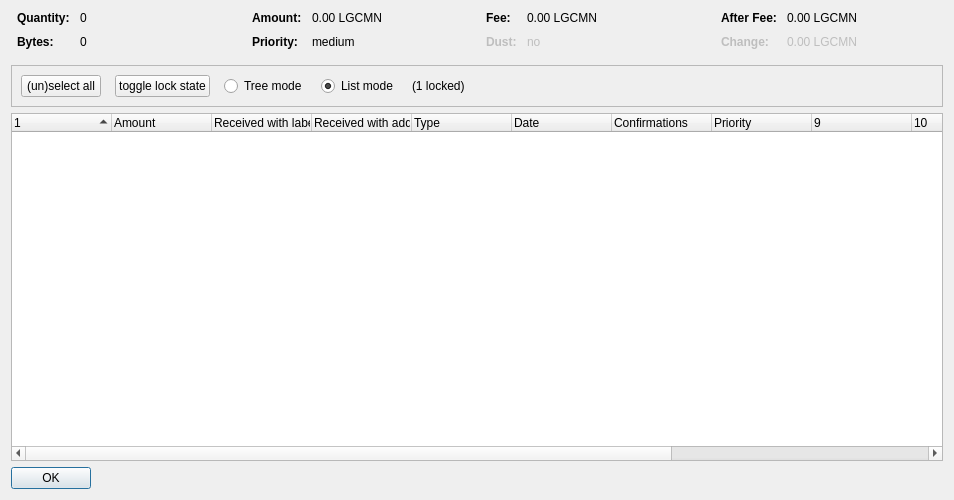
<?xml version="1.0" encoding="UTF-8"?>
<ui version="4.0">
 <class>CoinControlDialog</class>
 <widget class="QDialog" name="CoinControlDialog">
  <property name="geometry">
   <rect>
    <x>0</x>
    <y>0</y>
    <width>954</width>
    <height>500</height>
   </rect>
  </property>
  <property name="windowTitle">
   <string>Coin Selection</string>
  </property>
  <layout class="QVBoxLayout" name="verticalLayout">
   <item>
    <layout class="QHBoxLayout" name="horizontalLayoutTop" stretch="0,0,0,0">
     <property name="topMargin">
      <number>0</number>
     </property>
     <property name="bottomMargin">
      <number>10</number>
     </property>
     <item>
      <layout class="QFormLayout" name="formLayoutCoinControl1">
       <property name="horizontalSpacing">
        <number>10</number>
       </property>
       <property name="verticalSpacing">
        <number>10</number>
       </property>
       <property name="leftMargin">
        <number>6</number>
       </property>
       <property name="rightMargin">
        <number>6</number>
       </property>
       <item row="0" column="0">
        <widget class="QLabel" name="labelCoinControlQuantityText">
         <property name="font">
          <font>
           <weight>75</weight>
           <bold>true</bold>
          </font>
         </property>
         <property name="text">
          <string>Quantity:</string>
         </property>
        </widget>
       </item>
       <item row="0" column="1">
        <widget class="QLabel" name="labelCoinControlQuantity">
         <property name="cursor">
          <cursorShape>IBeamCursor</cursorShape>
         </property>
         <property name="contextMenuPolicy">
          <enum>Qt::ActionsContextMenu</enum>
         </property>
         <property name="text">
          <string notr="true">0</string>
         </property>
         <property name="textInteractionFlags">
          <set>Qt::LinksAccessibleByMouse|Qt::TextSelectableByKeyboard|Qt::TextSelectableByMouse</set>
         </property>
        </widget>
       </item>
       <item row="1" column="0">
        <widget class="QLabel" name="labelCoinControlBytesText">
         <property name="font">
          <font>
           <weight>75</weight>
           <bold>true</bold>
          </font>
         </property>
         <property name="text">
          <string>Bytes:</string>
         </property>
        </widget>
       </item>
       <item row="1" column="1">
        <widget class="QLabel" name="labelCoinControlBytes">
         <property name="cursor">
          <cursorShape>IBeamCursor</cursorShape>
         </property>
         <property name="contextMenuPolicy">
          <enum>Qt::ActionsContextMenu</enum>
         </property>
         <property name="text">
          <string notr="true">0</string>
         </property>
         <property name="textInteractionFlags">
          <set>Qt::LinksAccessibleByMouse|Qt::TextSelectableByKeyboard|Qt::TextSelectableByMouse</set>
         </property>
        </widget>
       </item>
      </layout>
     </item>
     <item>
      <layout class="QFormLayout" name="formLayoutCoinControl2">
       <property name="horizontalSpacing">
        <number>10</number>
       </property>
       <property name="verticalSpacing">
        <number>10</number>
       </property>
       <property name="leftMargin">
        <number>6</number>
       </property>
       <property name="rightMargin">
        <number>6</number>
       </property>
       <item row="0" column="0">
        <widget class="QLabel" name="labelCoinControlAmountText">
         <property name="font">
          <font>
           <weight>75</weight>
           <bold>true</bold>
          </font>
         </property>
         <property name="text">
          <string>Amount:</string>
         </property>
        </widget>
       </item>
       <item row="0" column="1">
        <widget class="QLabel" name="labelCoinControlAmount">
         <property name="cursor">
          <cursorShape>IBeamCursor</cursorShape>
         </property>
         <property name="contextMenuPolicy">
          <enum>Qt::ActionsContextMenu</enum>
         </property>
         <property name="text">
          <string notr="true">0.00 LGCMN</string>
         </property>
         <property name="textInteractionFlags">
          <set>Qt::LinksAccessibleByMouse|Qt::TextSelectableByKeyboard|Qt::TextSelectableByMouse</set>
         </property>
        </widget>
       </item>
       <item row="1" column="0">
        <widget class="QLabel" name="labelCoinControlPriorityText">
         <property name="font">
          <font>
           <weight>75</weight>
           <bold>true</bold>
          </font>
         </property>
         <property name="text">
          <string>Priority:</string>
         </property>
        </widget>
       </item>
       <item row="1" column="1">
        <widget class="QLabel" name="labelCoinControlPriority">
         <property name="cursor">
          <cursorShape>IBeamCursor</cursorShape>
         </property>
         <property name="contextMenuPolicy">
          <enum>Qt::ActionsContextMenu</enum>
         </property>
         <property name="text">
          <string>medium</string>
         </property>
         <property name="textInteractionFlags">
          <set>Qt::LinksAccessibleByMouse|Qt::TextSelectableByKeyboard|Qt::TextSelectableByMouse</set>
         </property>
        </widget>
       </item>
      </layout>
     </item>
     <item>
      <layout class="QFormLayout" name="formLayoutCoinControl3">
       <property name="horizontalSpacing">
        <number>10</number>
       </property>
       <property name="verticalSpacing">
        <number>10</number>
       </property>
       <property name="leftMargin">
        <number>6</number>
       </property>
       <property name="rightMargin">
        <number>6</number>
       </property>
       <item row="0" column="0">
        <widget class="QLabel" name="labelCoinControlFeeText">
         <property name="font">
          <font>
           <weight>75</weight>
           <bold>true</bold>
          </font>
         </property>
         <property name="text">
          <string>Fee:</string>
         </property>
        </widget>
       </item>
       <item row="0" column="1">
        <widget class="QLabel" name="labelCoinControlFee">
         <property name="cursor">
          <cursorShape>IBeamCursor</cursorShape>
         </property>
         <property name="contextMenuPolicy">
          <enum>Qt::ActionsContextMenu</enum>
         </property>
         <property name="text">
          <string notr="true">0.00 LGCMN</string>
         </property>
         <property name="textInteractionFlags">
          <set>Qt::LinksAccessibleByMouse|Qt::TextSelectableByKeyboard|Qt::TextSelectableByMouse</set>
         </property>
        </widget>
       </item>
       <item row="1" column="0">
        <widget class="QLabel" name="labelCoinControlLowOutputText">
         <property name="enabled">
          <bool>false</bool>
         </property>
         <property name="font">
          <font>
           <weight>75</weight>
           <bold>true</bold>
          </font>
         </property>
         <property name="text">
          <string>Dust:</string>
         </property>
        </widget>
       </item>
       <item row="1" column="1">
        <widget class="QLabel" name="labelCoinControlLowOutput">
         <property name="enabled">
          <bool>false</bool>
         </property>
         <property name="cursor">
          <cursorShape>IBeamCursor</cursorShape>
         </property>
         <property name="contextMenuPolicy">
          <enum>Qt::ActionsContextMenu</enum>
         </property>
         <property name="text">
          <string>no</string>
         </property>
         <property name="textInteractionFlags">
          <set>Qt::LinksAccessibleByMouse|Qt::TextSelectableByKeyboard|Qt::TextSelectableByMouse</set>
         </property>
        </widget>
       </item>
      </layout>
     </item>
     <item>
      <layout class="QFormLayout" name="formLayoutCoinControl4">
       <property name="horizontalSpacing">
        <number>10</number>
       </property>
       <property name="verticalSpacing">
        <number>10</number>
       </property>
       <property name="leftMargin">
        <number>6</number>
       </property>
       <property name="rightMargin">
        <number>6</number>
       </property>
       <item row="0" column="0">
        <widget class="QLabel" name="labelCoinControlAfterFeeText">
         <property name="font">
          <font>
           <weight>75</weight>
           <bold>true</bold>
          </font>
         </property>
         <property name="text">
          <string>After Fee:</string>
         </property>
        </widget>
       </item>
       <item row="0" column="1">
        <widget class="QLabel" name="labelCoinControlAfterFee">
         <property name="cursor">
          <cursorShape>IBeamCursor</cursorShape>
         </property>
         <property name="contextMenuPolicy">
          <enum>Qt::ActionsContextMenu</enum>
         </property>
         <property name="text">
          <string notr="true">0.00 LGCMN</string>
         </property>
         <property name="textInteractionFlags">
          <set>Qt::LinksAccessibleByMouse|Qt::TextSelectableByKeyboard|Qt::TextSelectableByMouse</set>
         </property>
        </widget>
       </item>
       <item row="1" column="0">
        <widget class="QLabel" name="labelCoinControlChangeText">
         <property name="enabled">
          <bool>false</bool>
         </property>
         <property name="font">
          <font>
           <weight>75</weight>
           <bold>true</bold>
          </font>
         </property>
         <property name="text">
          <string>Change:</string>
         </property>
        </widget>
       </item>
       <item row="1" column="1">
        <widget class="QLabel" name="labelCoinControlChange">
         <property name="enabled">
          <bool>false</bool>
         </property>
         <property name="cursor">
          <cursorShape>IBeamCursor</cursorShape>
         </property>
         <property name="contextMenuPolicy">
          <enum>Qt::ActionsContextMenu</enum>
         </property>
         <property name="text">
          <string notr="true">0.00 LGCMN</string>
         </property>
         <property name="textInteractionFlags">
          <set>Qt::LinksAccessibleByMouse|Qt::TextSelectableByKeyboard|Qt::TextSelectableByMouse</set>
         </property>
        </widget>
       </item>
      </layout>
     </item>
    </layout>
   </item>
   <item>
    <widget class="QFrame" name="frame">
     <property name="minimumSize">
      <size>
       <width>0</width>
       <height>40</height>
      </size>
     </property>
     <property name="frameShape">
      <enum>QFrame::StyledPanel</enum>
     </property>
     <property name="frameShadow">
      <enum>QFrame::Sunken</enum>
     </property>
     <layout class="QHBoxLayout" name="horizontalLayout">
      <item>
       <layout class="QHBoxLayout" name="horizontalLayoutPanel" stretch="0,0,0,0,0,0">
        <property name="spacing">
         <number>14</number>
        </property>
        <item>
         <widget class="QPushButton" name="pushButtonSelectAll">
          <property name="sizePolicy">
           <sizepolicy hsizetype="Maximum" vsizetype="Fixed">
            <horstretch>0</horstretch>
            <verstretch>0</verstretch>
           </sizepolicy>
          </property>
          <property name="text">
           <string>(un)select all</string>
          </property>
          <property name="autoDefault">
           <bool>false</bool>
          </property>
         </widget>
        </item>
        <item>
         <widget class="QPushButton" name="pushButtonToggleLock">
          <property name="sizePolicy">
           <sizepolicy hsizetype="Maximum" vsizetype="Fixed">
            <horstretch>0</horstretch>
            <verstretch>0</verstretch>
           </sizepolicy>
          </property>
          <property name="text">
           <string>toggle lock state</string>
          </property>
          <property name="autoDefault">
           <bool>false</bool>
          </property>
         </widget>
        </item>
        <item>
         <widget class="QRadioButton" name="radioTreeMode">
          <property name="sizePolicy">
           <sizepolicy hsizetype="Maximum" vsizetype="Fixed">
            <horstretch>0</horstretch>
            <verstretch>0</verstretch>
           </sizepolicy>
          </property>
          <property name="text">
           <string>Tree mode</string>
          </property>
         </widget>
        </item>
        <item>
         <widget class="QRadioButton" name="radioListMode">
          <property name="sizePolicy">
           <sizepolicy hsizetype="Maximum" vsizetype="Fixed">
            <horstretch>0</horstretch>
            <verstretch>0</verstretch>
           </sizepolicy>
          </property>
          <property name="text">
           <string>List mode</string>
          </property>
          <property name="checked">
           <bool>true</bool>
          </property>
         </widget>
        </item>
        <item>
         <widget class="QLabel" name="labelLocked">
          <property name="text">
           <string>(1 locked)</string>
          </property>
         </widget>
        </item>
        <item>
         <spacer name="horizontalSpacer">
          <property name="orientation">
           <enum>Qt::Horizontal</enum>
          </property>
          <property name="sizeHint" stdset="0">
           <size>
            <width>40</width>
            <height>20</height>
           </size>
          </property>
         </spacer>
        </item>
       </layout>
      </item>
     </layout>
    </widget>
   </item>
   <item>
    <widget class="CoinControlTreeWidget" name="treeWidget">
     <property name="contextMenuPolicy">
      <enum>Qt::CustomContextMenu</enum>
     </property>
     <property name="sortingEnabled">
      <bool>false</bool>
     </property>
     <property name="columnCount">
      <number>13</number>
     </property>
     <attribute name="headerShowSortIndicator" stdset="0">
      <bool>true</bool>
     </attribute>
     <attribute name="headerStretchLastSection">
      <bool>false</bool>
     </attribute>
     <column>
      <property name="text">
       <string/>
      </property>
     </column>
     <column>
      <property name="text">
       <string>Amount</string>
      </property>
     </column>
     <column>
      <property name="text">
       <string>Received with label</string>
      </property>
     </column>
     <column>
      <property name="text">
       <string>Received with address</string>
      </property>
     </column>
     <column>
      <property name="text">
       <string>Type</string>
      </property>
     </column>
     <column>
      <property name="text">
       <string>Date</string>
      </property>
     </column>
     <column>
      <property name="text">
       <string>Confirmations</string>
      </property>
      <property name="toolTip">
       <string>Confirmed</string>
      </property>
     </column>
     <column>
      <property name="text">
       <string>Priority</string>
      </property>
     </column>
     <column>
      <property name="text">
       <string/>
      </property>
     </column>
     <column>
      <property name="text">
       <string/>
      </property>
     </column>
     <column>
      <property name="text">
       <string/>
      </property>
     </column>
     <column>
      <property name="text">
       <string/>
      </property>
     </column>
     <column>
      <property name="text">
       <string/>
      </property>
     </column>
    </widget>
   </item>
   <item>
    <widget class="QDialogButtonBox" name="buttonBox">
     <property name="sizePolicy">
      <sizepolicy hsizetype="Maximum" vsizetype="Fixed">
       <horstretch>0</horstretch>
       <verstretch>0</verstretch>
      </sizepolicy>
     </property>
     <property name="orientation">
      <enum>Qt::Horizontal</enum>
     </property>
     <property name="standardButtons">
      <set>QDialogButtonBox::Ok</set>
     </property>
    </widget>
   </item>
  </layout>
 </widget>
 <customwidgets>
  <customwidget>
   <class>CoinControlTreeWidget</class>
   <extends>QTreeWidget</extends>
   <header>coincontroltreewidget.h</header>
  </customwidget>
 </customwidgets>
 <resources/>
 <connections/>
</ui>
